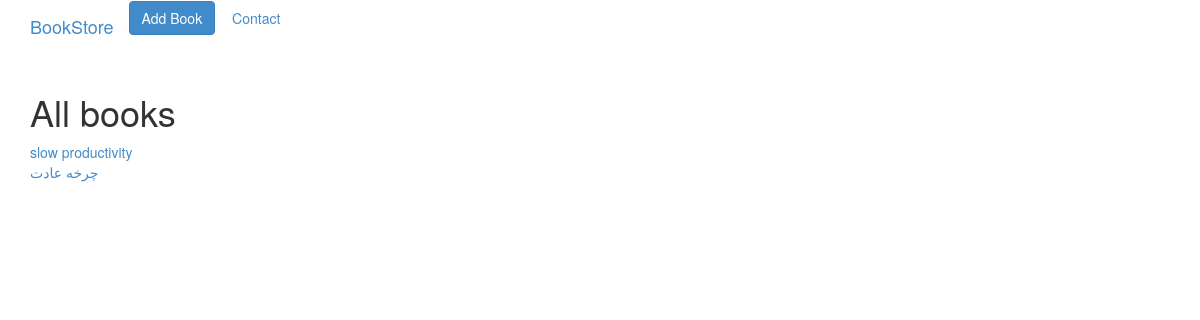
The page /reviews/ on the database as committed earlier.
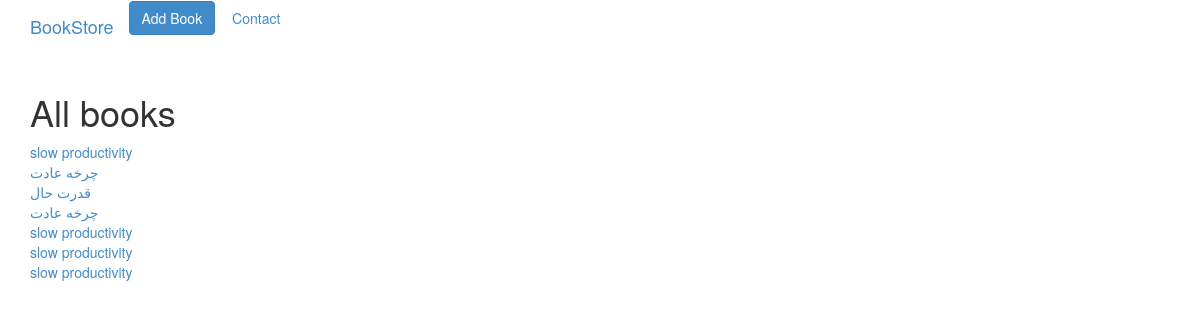
The same page on the database as committed later.
### reviews/models.py (models this page shows, shortened)
class Book(models.Model):
    PUBLICATION_STATUS = (("published", "published"), ("unpublished", "unpublished"))
    title = models.CharField(max_length=70)
    publication_date = models.DateField()
    isbn = models.CharField(max_length=20)
    publisher = models.ForeignKey(Publisher, on_delete=models.CASCADE)
    contributors = models.ManyToManyField(Contributor, through="BookContributor")
    status = models.CharField(
        max_length=100, choices=PUBLICATION_STATUS, default="unpublished"
    )

### reviews/views.py (the view)
# urls.py: path("", views.index, name="index"),
def index(request):
    books = Book.objects.all()
    return render(request, "reviews/book_list.html", {"books": books})

### reviews/templates/reviews/book_list.html (shortened to what this page needs)
{% extends "reviews/base.html" %}
{% block content %}
<h1>All books</h1>
{% for book in books %}
<div>
    <a href="{% url 'reviews:book_detail' book.pk %}">{{ book.title }}</a>
</div>
{% endfor %}
{% endblock content %}

### reviews/templates/reviews/base.html (shortened to what this page needs)
{% load static %}
<!DOCTYPE html>
<html lang="en">
<head>
    <link rel="stylesheet" href="{% static "css/bootstrap.min.css" %}">
</head>
<body>
    <nav class="navbar navbar-expand-lg navbar-dark bg-dark mb-4">
        <div class="container">
            <a class="navbar-brand" href="{% url "reviews:index" %}">BookStore</a>
            <div>
                <a class="btn btn-primary" href="{% url "reviews:create_book" %}">Add Book</a>
                <a class="btn btn-secondary" href="{% url "reviews:contact_view" %}">Contact</a>
            </div>
        </div>
    </nav>
    <div class="container">
        {% block content %}
        {% endblock content %}
    </div>
</body>
</html>

Rows that differ between the two databases and show on the page:
added Book: title "قدرت حال"
added Book: title "چرخه عادت"
added Book: title "slow productivity"
added Book: title "slow productivity"
added Book: title "slow productivity"
